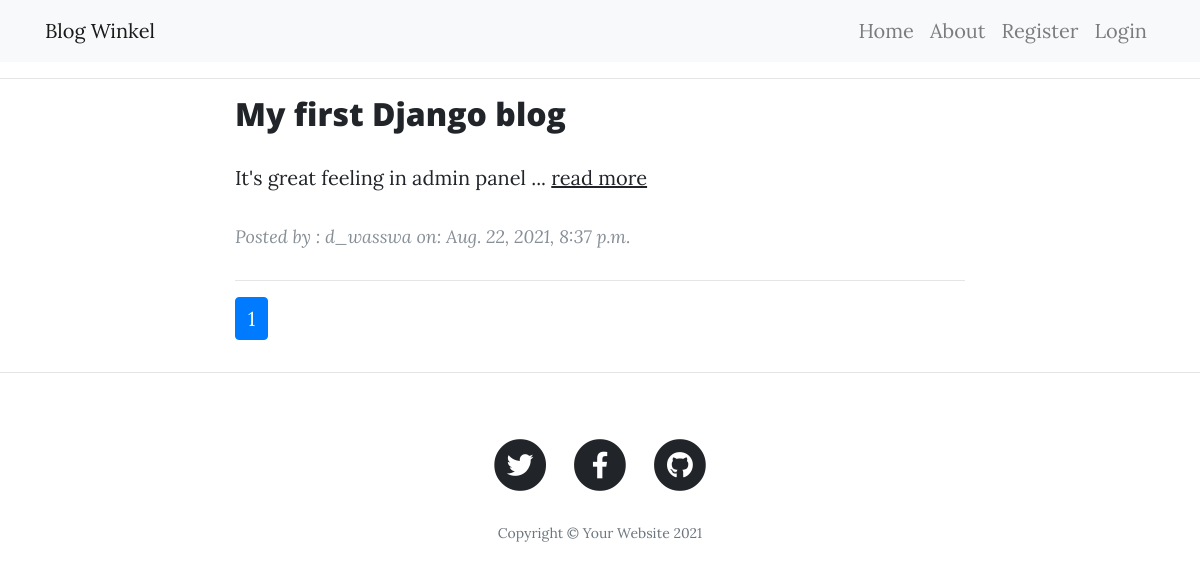
The app's page /, older data.
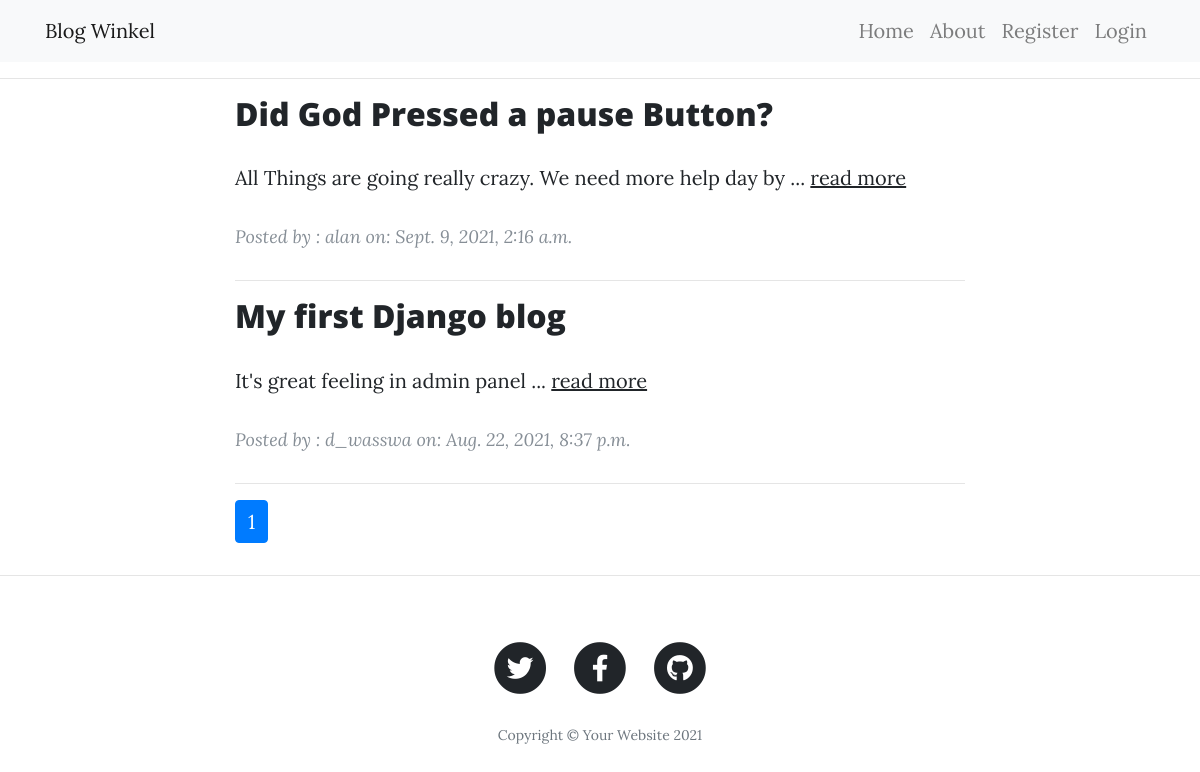
The same page, newer data.
### blog/models.py (models this page shows, shortened)
class Blog(models.Model):
    title = models.CharField(max_length=100)
    content = models.TextField()
    post_created = models.DateTimeField(default=timezone.now)
    author = models.ForeignKey(User, on_delete=models.CASCADE)

### blog/views.py (the view)
# urls.py: path('', views.HomeListView.as_view(), name='blog-homepage'),
class HomeListView(ListView):
    model = Blog
    context_object_name = 'blogs'
    extra_context = {'title': 'Home Django project'}
    ordering =["-post_created"]
    template_name = 'blog/homepage.html'
    paginate_by = 4

### blog/templates/blog/homepage.html (shortened to what this page needs)
{% extends 'blog/base.html' %}
{% block content %}
<div class="col-md-10 col-lg-8 mx-auto">
    {% for blog in blogs %}
    <div class="post-preview">
        <h2 class="post-title">
            <a href="{% url 'blog-post-detail' blog.id %}"> {{ blog.title }}</a>
        </h2>
        <p>
            {{ blog.content|slice:":60" }} ... <a href="{% url 'blog-post-detail' blog.id %}">read more </a>
        </p>
        <p class="post-meta">Posted by : {{ blog.author.username }}
            on: {{ blog.post_created }}
        </p>
    </div>
    <hr>
    {% endfor %}
    <nav aria-label="Page navigation example>">
        <ul class="pagination">
            {% for i in page_obj.paginator.page_range %}
            {% if page_obj.number == i %}
            <li class="page-item active">
                <a class="page-link" href="?page={{ page_obj.number }}">{{ page_obj.number }}</a>
            </li>
            {% elif i > page_obj.number|add:'-3' and i < page_obj.number|add:'3' %}
            <li class="page-item"><a class="page-link" href="?page={{ i }}">{{ i }}</a></li>
            {% endif %}
            {% endfor %}
        </ul>
    </nav>
</div>
{% endblock content %}

Row changes from the older to the newer data that the page shows:
added Blog: title "Did God Pressed a pause Button?", content "All Things are going really crazy. We need more help day by", author.username "alan", post_created "Sept. 9, 2021, 2:16 a.m."
